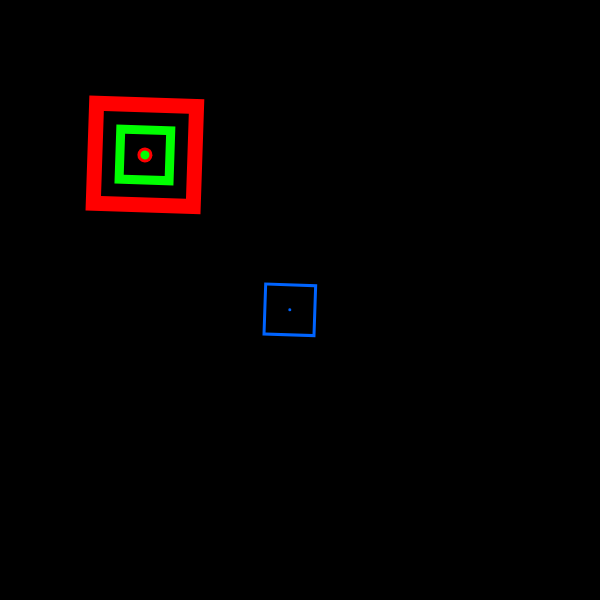
Frame 1 (no input)
Frame 60 (no input): blank canvas, image omitted
Frame 120 (the mouse pressed at the canvas centre since frame 60): blank canvas, image omitted

The p5.js sketch that drew this single still picture (run headless with seeded random() and noise() and a simulated clock; from frame 60 on, the mouse is pressed at the canvas centre):

// p5.js sketch
// ── sketch.js
function setup() {

  createCanvas( 600, 600 );

}


function draw() {

  background( 0 );

  // rotations ALWAYS happen around 0, 0 in current matrix
	// so this is a BAD example
  rotate( millis() * 0.002 % TWO_PI);
  noFill();
  stroke( 255, 0, 0 );
  strokeWeight( 15 );
  point( width / 4, height / 4 );
  rect( width / 4 - 50, height / 4 - 50, 100, 100 );

  push();
  	// move (0, 0) to another location!
 	 translate( width / 4, height / 4 );

  	stroke( 0, 255, 0 );
  	strokeWeight( 9 );
 	point( 0, 0 );
  	rect( 0 - 25, 0 -25, 50, 50 );
  
  	//push();
  		// translations accumulate!!
  		translate( width / 4, height / 4 );
  		stroke( 0, 100, 255 );
  		strokeWeight( 3 );
  		point( 0, 0 );
  		rect( 0 - 25, 0 -25, 50, 50 );
  	//pop();

  pop();


}
